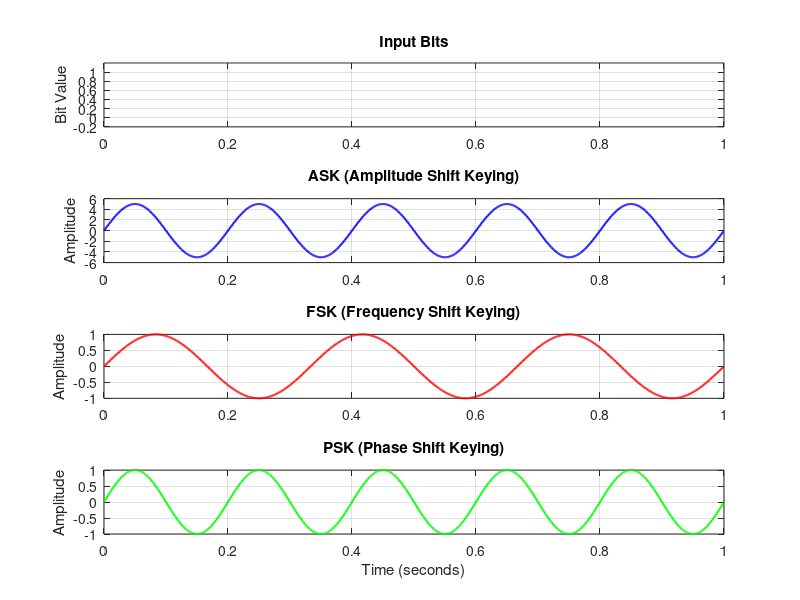

The MATLAB script that drew this image:
clc; clear; close all;
bits = input('Enter bits (e.g. [1 0 1 1 0]): ');
fc = input('Enter carrier frequency (e.g. 5): ');
bit_duration = 1;       
fs = 1000;               
t_total = [];
original_bits = [];
ASK = [];
FSK = [];
PSK = [];

for idx = 1:length(bits)
    t = (idx-1):1/fs:idx-1+bit_duration-(1/fs); 
    original_bits = [original_bits bits(idx)*ones(1, length(t))];
    ask_wave = bits(idx) * sin(2*pi*fc*t);
    ASK = [ASK ask_wave];
    if bits(idx) == 1
        fsk_wave = sin(2*pi*(fc+2)*t);
    else
        fsk_wave = sin(2*pi*(fc-2)*t);
    end
    FSK = [FSK fsk_wave];
    psk_wave = sin(2*pi*fc*t + pi*(bits(idx)==0));
    PSK = [PSK psk_wave];
    t_total = [t_total t];         
end
figure;

subplot(4,1,1);
plot(t_total, original_bits,'k','LineWidth',2);
title('Input Bits');
ylim([-0.2 1.2]); ylabel('Bit Value'); grid on;

subplot(4,1,2);
plot(t_total, ASK, 'b','LineWidth',1.5);
title('ASK (Amplitude Shift Keying)');
ylabel('Amplitude'); grid on;

subplot(4,1,3);
plot(t_total, FSK, 'r','LineWidth',1.5);
title('FSK (Frequency Shift Keying)');
ylabel('Amplitude'); grid on;

subplot(4,1,4);
plot(t_total, PSK, 'g','LineWidth',1.5);
title('PSK (Phase Shift Keying)');
ylabel('Amplitude'); grid on;
xlabel('Time (seconds)');

